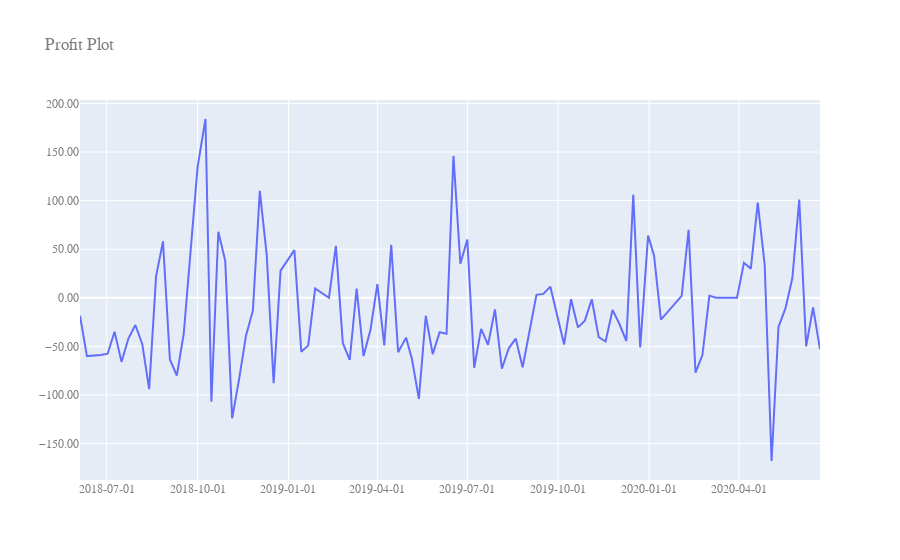

Notebook code cell kept with this figure:
### Markdown cell above
### 收益圖

### Code cell
fig = go.Figure()

fig.add_trace(
    go.Scatter(
            x=dftt["Date"],
            y=dftt["WinLoss4"],
            name = f"Profit",
            mode='lines'
        ))

fig.update_layout(
    title=f"Profit Plot",
    xaxis_title="x Axis Title",
    yaxis_title="y Axis Title",
    font=dict(
        family="Courier New, monospace",
        size=12,
        color="#7f7f7f"
    ),
    xaxis=plotly.graph_objects.layout.XAxis(
        tickformat='%Y-%m-%d'
    ),
    yaxis=plotly.graph_objects.layout.YAxis(
        tickformat='.2f'
    )
)
fig.show()
